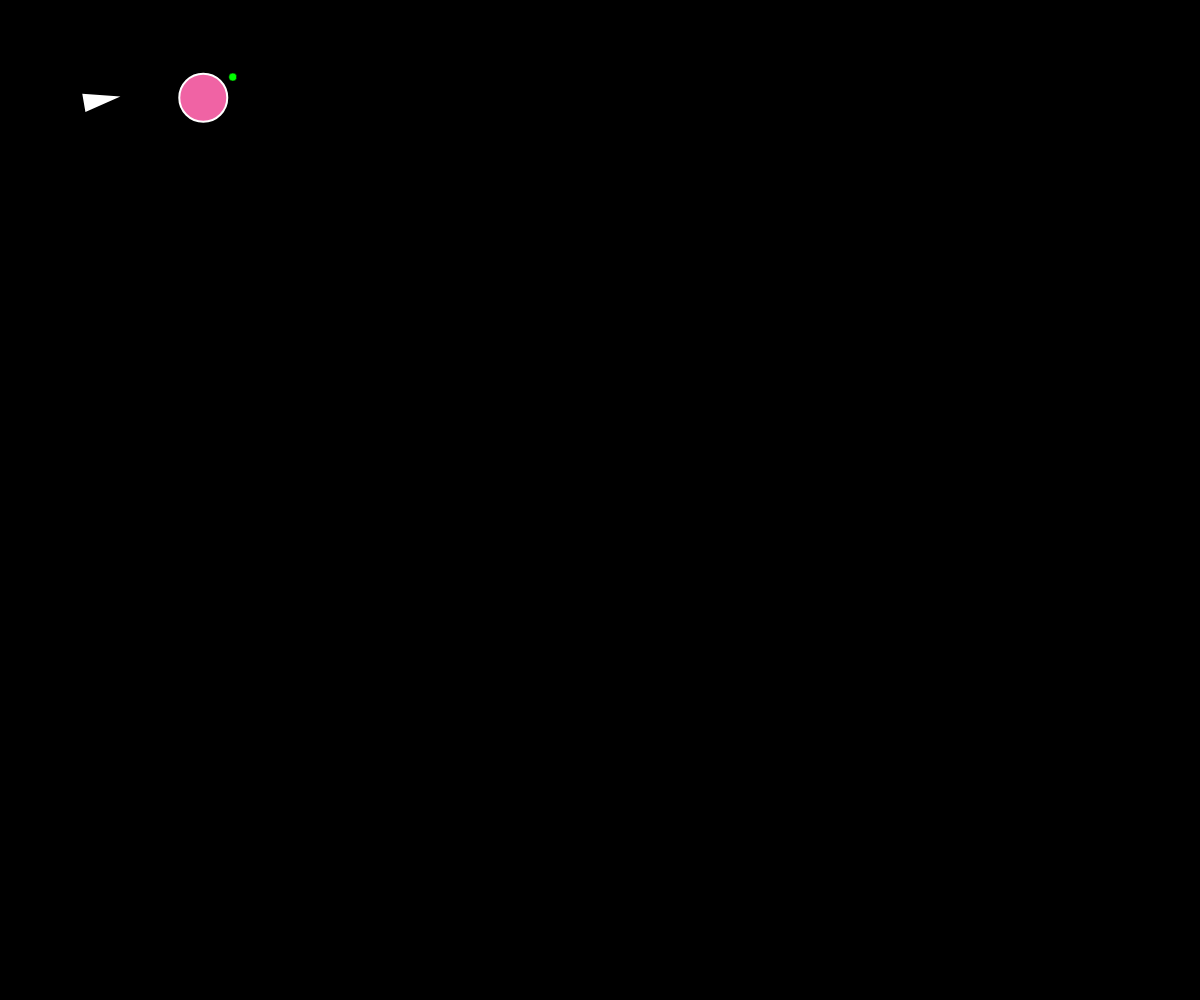
Frame 1 (no input)
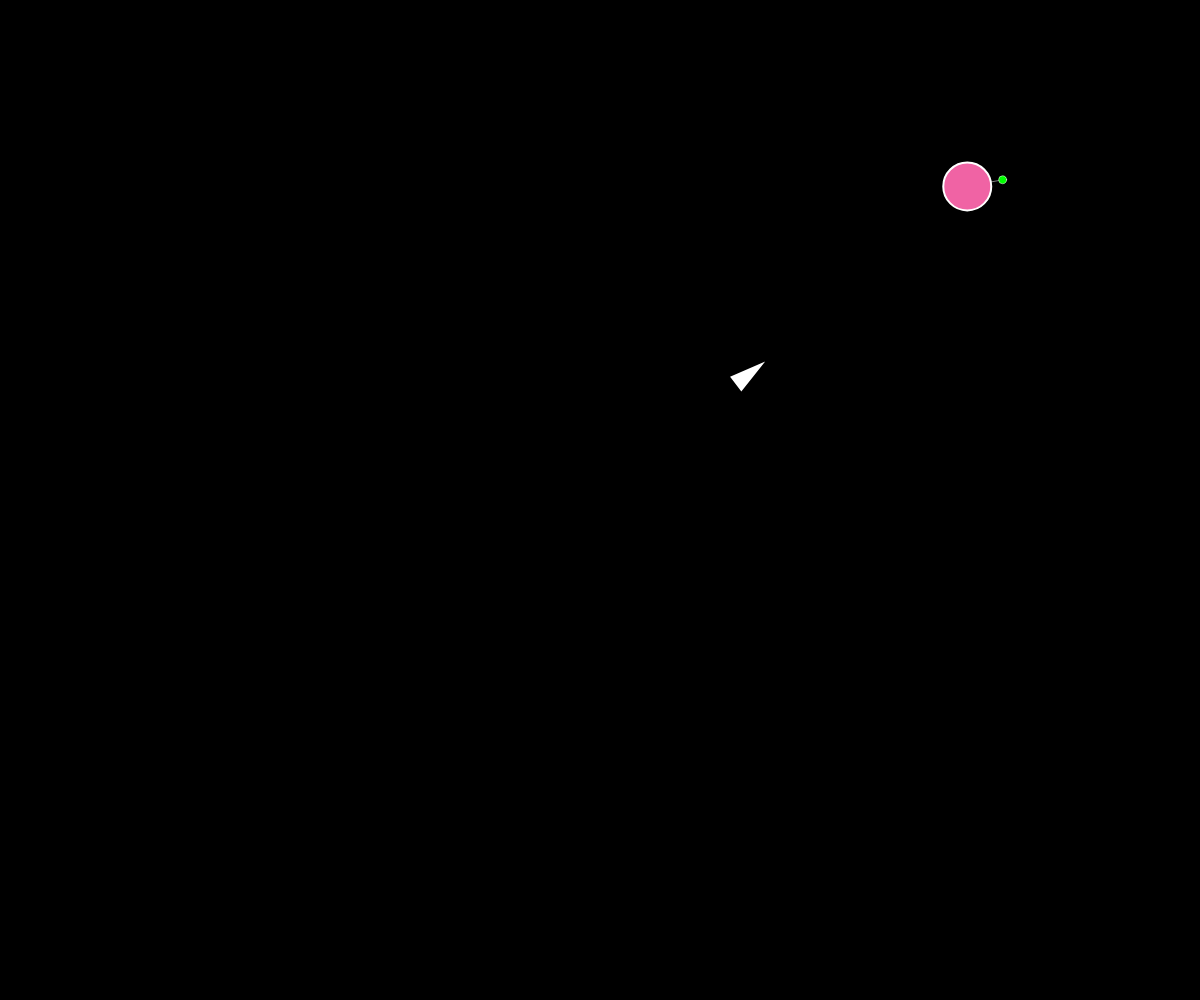
Frame 60 (no input)
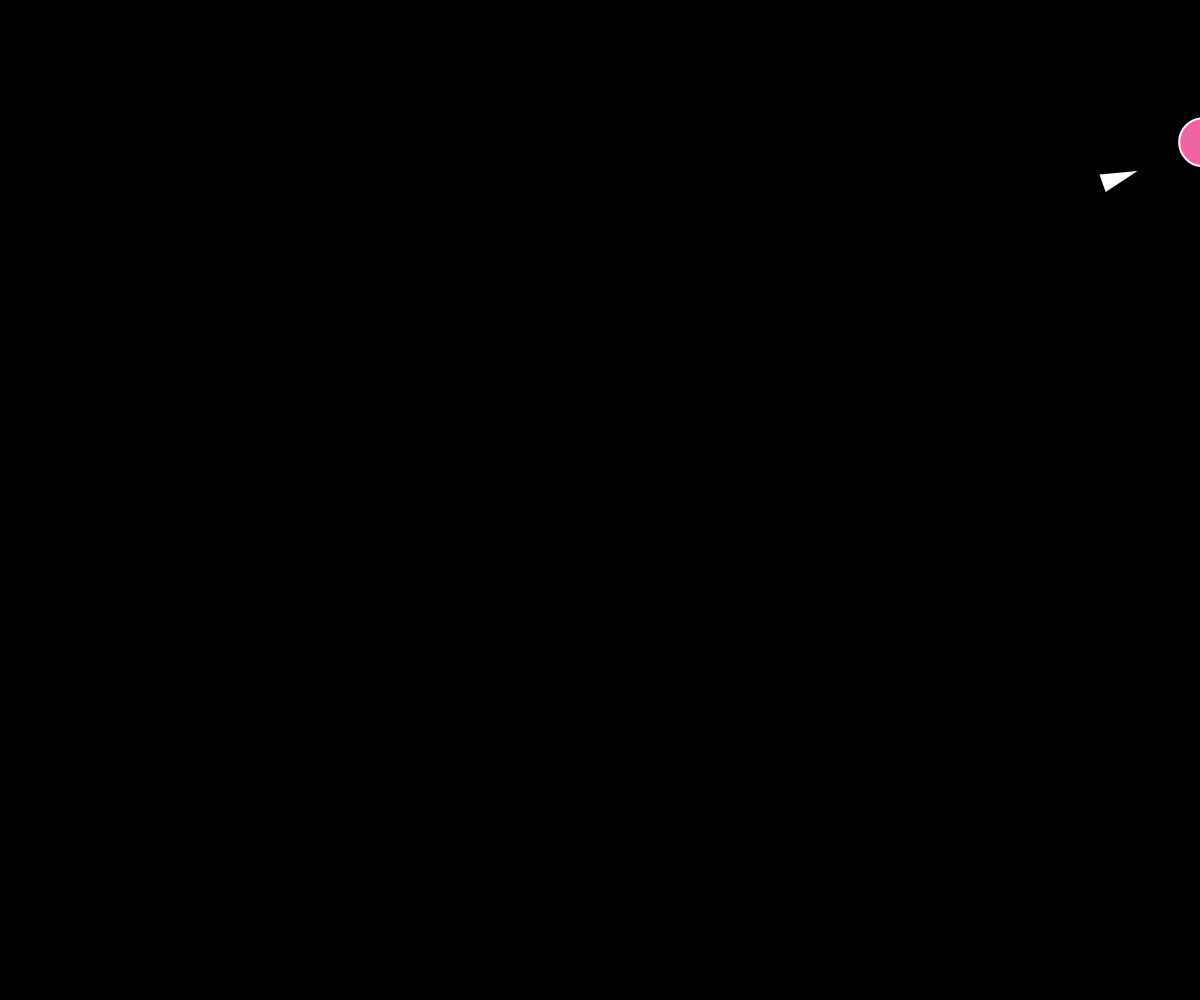
Frame 120 (the mouse pressed at the canvas centre since frame 60)

The p5.js sketch that drew these frames (run headless with seeded random() and noise() and a simulated clock; from frame 60 on, the mouse is pressed at the canvas centre):

// p5.js sketch
// ── sketch.js
// Seeking a Target (Pursue)
// The Nature of Code
// The Coding Train / Daniel Shiffman
// https://youtu.be/p1Ws1ZhG36g
// https://thecodingtrain.com/learning/nature-of-code/5.2-seek.html

// Seek: https://editor.p5js.org/codingtrain/sketches/AxuChwlgb
// Seek with Sliders: https://editor.p5js.org/codingtrain/sketches/DROTtSI7J
// Arrive: https://editor.p5js.org/codingtrain/sketches/dQx9oOfTN
// Pursue: https://editor.p5js.org/codingtrain/sketches/XbsgoU_of

let pursuer;
let target;

function setup() {
  createCanvas(windowWidth, windowHeight);
  pursuer = new Vehicle(100, 100);
  target = new Target(200, 100);
}

function draw() {
  clear();
  background(0);

  let steering = pursuer.pursue(target);
  pursuer.applyForce(steering);

  let d = p5.Vector.dist(pursuer.pos, target.pos);
  if (d < pursuer.r + target.r) {
    target = new Target(random(width), random(height));
    pursuer.pos.set(width / 2, height / 2);
  }

  pursuer.update();
  pursuer.show();

  target.edges();
  target.update();
  target.show();
}

// ── vehicle.js
// Seeking a Target (Pursue)
// The Nature of Code
// The Coding Train / Daniel Shiffman
// https://youtu.be/p1Ws1ZhG36g
// https://thecodingtrain.com/learning/nature-of-code/5.2-seek.html

// Seek: https://editor.p5js.org/codingtrain/sketches/AxuChwlgb
// Seek with Sliders: https://editor.p5js.org/codingtrain/sketches/DROTtSI7J
// Arrive: https://editor.p5js.org/codingtrain/sketches/dQx9oOfTN
// Pursue: https://editor.p5js.org/codingtrain/sketches/XbsgoU_of

class Vehicle {
  constructor(x, y) {
    this.pos = createVector(x, y);
    this.vel = createVector(0, 0);
    this.acc = createVector(0, 0);
    this.maxSpeed = 7;
    this.maxForce = 0.6;
    this.r = 16;
  }

  evade(vehicle) {
    let pursuit = this.pursue(vehicle);
    pursuit.mult(-1);
    return pursuit;
  }

  pursue(vehicle) {
    let target = vehicle.pos.copy();
    let prediction = vehicle.vel.copy();
    prediction.mult(10);
    target.add(prediction);
    fill(0, 255, 0);
    strokeWeight(0.5);
    line(vehicle.pos.x, vehicle.pos.y, target.x, target.y);
    //line(this.pos.x,this.pos.y,target.x, target.y);
    //line(this.pos.x,this.pos.y,vehicle.pos.x,vehicle.pos.y);
    circle(target.x, target.y, 8);
    return this.seek(target);
  }

  flee(target) {
    return this.seek(target).mult(-1);
  }

  seek(target) {
    let force = p5.Vector.sub(target, this.pos);
    force.setMag(this.maxSpeed);
    force.sub(this.vel);
    force.limit(this.maxForce);
    return force;
  }

  applyForce(force) {
    this.acc.add(force);
  }

  update() {
    this.vel.add(this.acc);
    this.vel.limit(this.maxSpeed);
    this.pos.add(this.vel);
    this.acc.set(0, 0);
  }

  show() {
    stroke(255);
    strokeWeight(2);
    fill(255);
    push();
    translate(this.pos.x, this.pos.y);
    rotate(this.vel.heading());
    triangle(-this.r, -this.r / 2, -this.r, this.r / 2, this.r, 0);
    pop();
  }

  edges() {
    if (this.pos.x > width + this.r) {
      this.pos.x = -this.r;
    } else if (this.pos.x < -this.r) {
      this.pos.x = width + this.r;
    }
    if (this.pos.y > height + this.r) {
      this.pos.y = -this.r;
    } else if (this.pos.y < -this.r) {
      this.pos.y = height + this.r;
    }
  }
}

class Target extends Vehicle {
  constructor(x, y) {
    super(x, y);
    this.vel = p5.Vector.random2D();
    this.vel.mult(4);
  }

  show() {
    stroke(255);
    strokeWeight(2);
    fill('#F063A4');
    push();
    translate(this.pos.x, this.pos.y);
    circle(0, 0, this.r * 3);
    pop();
  }
}
